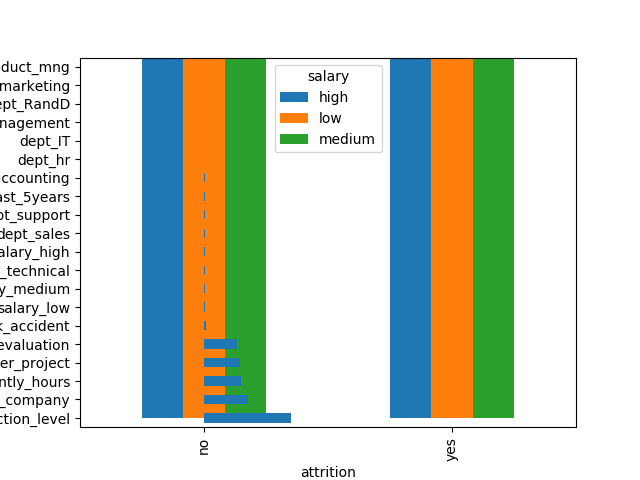

Write the Python code that produced this figure.
import numpy as np
import pandas as pd
import matplotlib.pyplot as plt
import seaborn as sns

from pandas import Series, DataFrame

from sklearn.model_selection import train_test_split
from sklearn.ensemble import RandomForestClassifier
from sklearn.metrics import accuracy_score

#import
employee_data = pd.ExcelFile('TakenMind-Python-Analytics-Problem-case-study-1-1.xlsx')

employee_existing = employee_data.parse('Existing employees')
employee_left = employee_data.parse('Employees who have left')

#add attrition column to each sheet
employee_existing = employee_existing.assign(attrition='no')
employee_left = employee_left.assign(attrition='yes')

#join existing and left employees
employee_all = pd.concat([employee_existing, employee_left])

#Check
#print employee_all.head()
#print employee_all.tail()

#print employee_all.isnull()
#print employee_all.dtypes

#Data Transformation

#copy all_employee df
employee_data = employee_all.copy()

#remove empID
employee_data = employee_data.drop('Emp ID', axis=1)
print employee_data.shape
#copy numerical data
employee_data_num = employee_data[['satisfaction_level','last_evaluation','number_project','average_montly_hours','time_spend_company','Work_accident','promotion_last_5years']].copy()

#data visualisation - heatmap

sns.heatmap(employee_data_num.corr())
plt.show()

#copy categorical data
employee_data_cat = employee_data[['dept','salary','attrition']].copy()
#print employee_data_cat.head()


attr = {'yes':1, 'no':0}

employee_data_cat.attrition = [attr[item] for item in employee_data_cat.attrition]
#print employee_data_cat.tail()

#plot pie chart to show % of employees attrition
s = employee_data['attrition'].value_counts(normalize=True) * 100
plt.pie(s,labels=s.index,autopct='%1.2f%%')
plt.title('Attrition')
#plt.savefig('dist.png')
#plt.show()

#plot bar chart of attrition v salary
pd.crosstab(employee_data.attrition,employee_data.salary).plot(kind='bar')
plt.ylabel('No. of Employees')
#plt.savefig('salary_atr.png')
#plt.show()

#employee atrition by department

pd.crosstab(employee_data.dept,employee_data.attrition).plot(kind='bar')
plt.title('Attrition Frequency for Department')
plt.xlabel('Department')
plt.ylabel('No. of Employees')
plt.show()


employee_data_cat = pd.get_dummies(employee_data_cat)
#print employee_data_cat.head()

#combine numerical and categorical data
employee_data_final = pd.concat([employee_data_num,employee_data_cat],axis=1)
#print employee_data_final.tail()
#data analysis


#model building
target = employee_data_final['attrition']
features = employee_data_final.drop('attrition', axis = 1)

#create the train/test split
X_train, X_test, y_train, y_test = train_test_split(features, target, test_size=0.4, random_state=10)

#Create the model and train
model = RandomForestClassifier()
model.fit(X_train,y_train)
#predict the results for test
test_pred = model.predict(X_test)
#test the accuracy
print accuracy_score(y_test, test_pred)


#plot chart of factors leading to attrition
feat_importances = pd.Series(model.feature_importances_, index=features.columns)
feat_importances = feat_importances.nlargest(20)
feat_importances.plot(kind='barh')
#plt.savefig('attrition.png')
plt.show()

